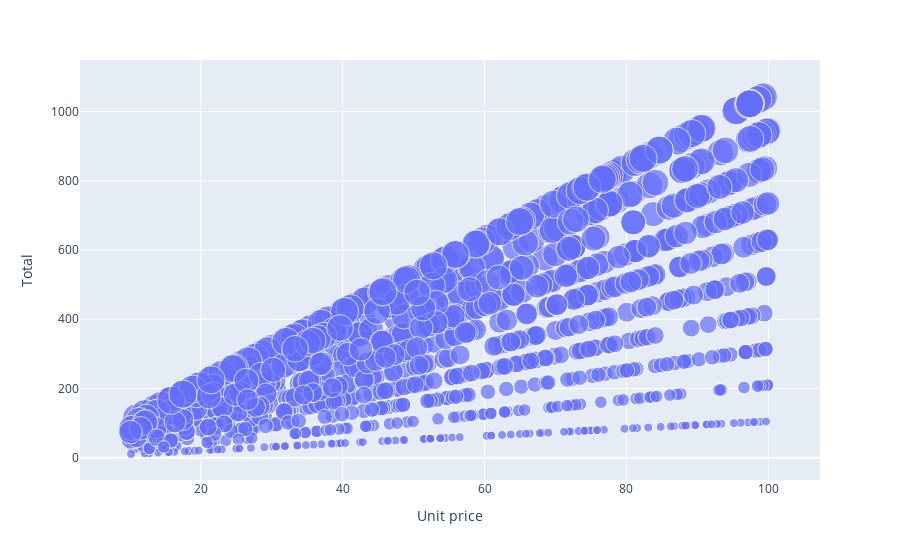

The notebook cell saved with this chart:
### Code cell
fig = px.scatter(df,
                x = "Unit price",
                y = "Total",
                size = "Quantity")
fig.show()

### Figure 1 — Plotly figure (JSON) as saved in the notebook; plotly's stock layout.template omitted (floating-point values rounded to 4 significant figures; data arrays with more than 128 entries replaced by an {"elided": "..."} marker saying what was removed)
{"data": [{"hovertemplate": "Unit price=%{x}<br>Total=%{y}<br>Quantity=%{marker.size}<extra></extra>", "legendgroup": "", "marker": {"color": "#636efa", "size": {"elided": "1000 int values"}, "sizemode": "area", "sizeref": 0.025, "symbol": "circle"}, "mode": "markers", "name": "", "orientation": "v", "showlegend": false, "type": "scatter", "x": {"elided": "1000 float values"}, "xaxis": "x", "y": {"elided": "1000 float values"}, "yaxis": "y"}], "layout": {"legend": {"itemsizing": "constant", "tracegroupgap": 0}, "margin": {"t": 60}, "xaxis": {"anchor": "y", "domain": [0, 1], "title": {"text": "Unit price"}}, "yaxis": {"anchor": "x", "domain": [0, 1], "title": {"text": "Total"}}}}
